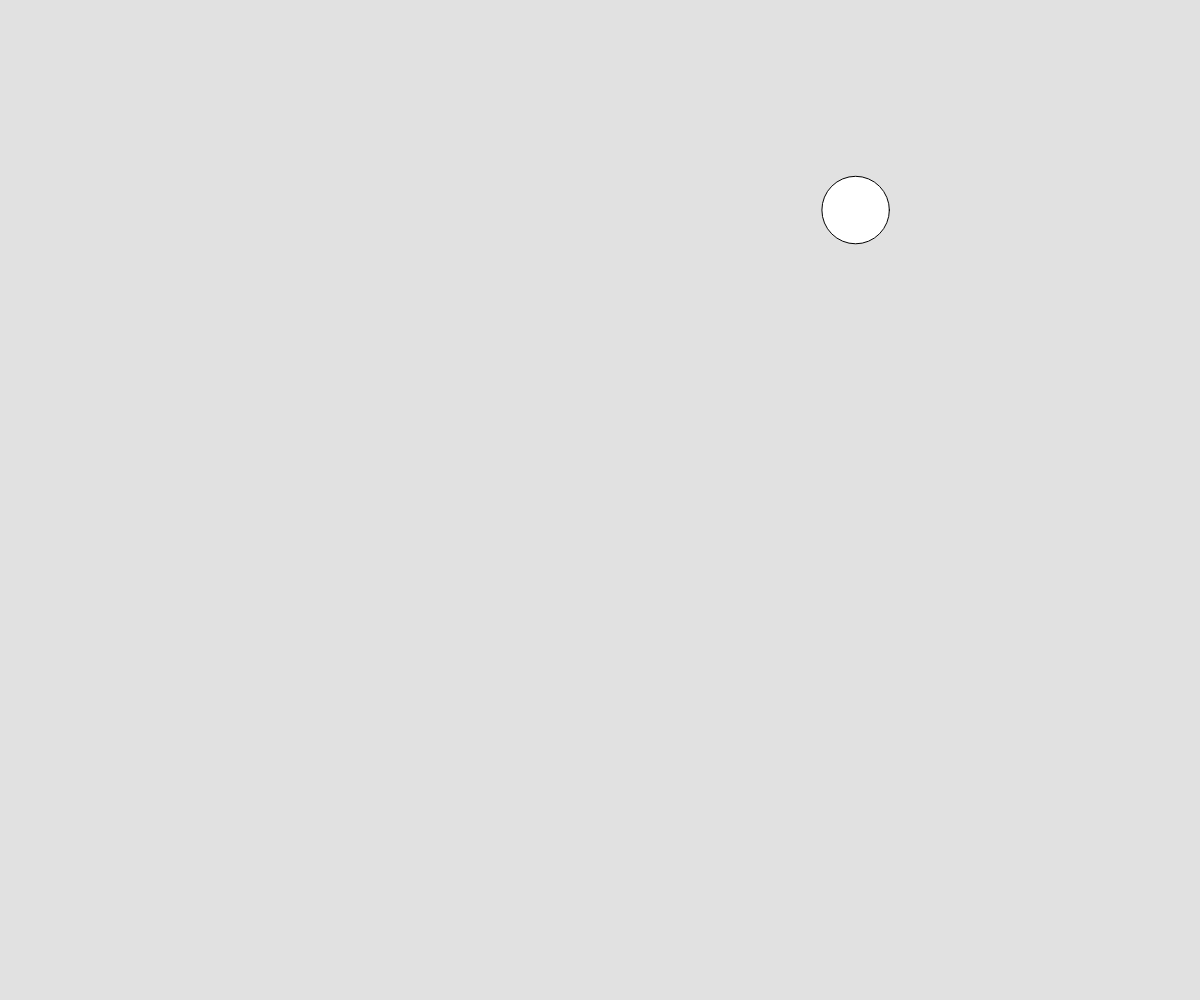
Frame 1 (no input)
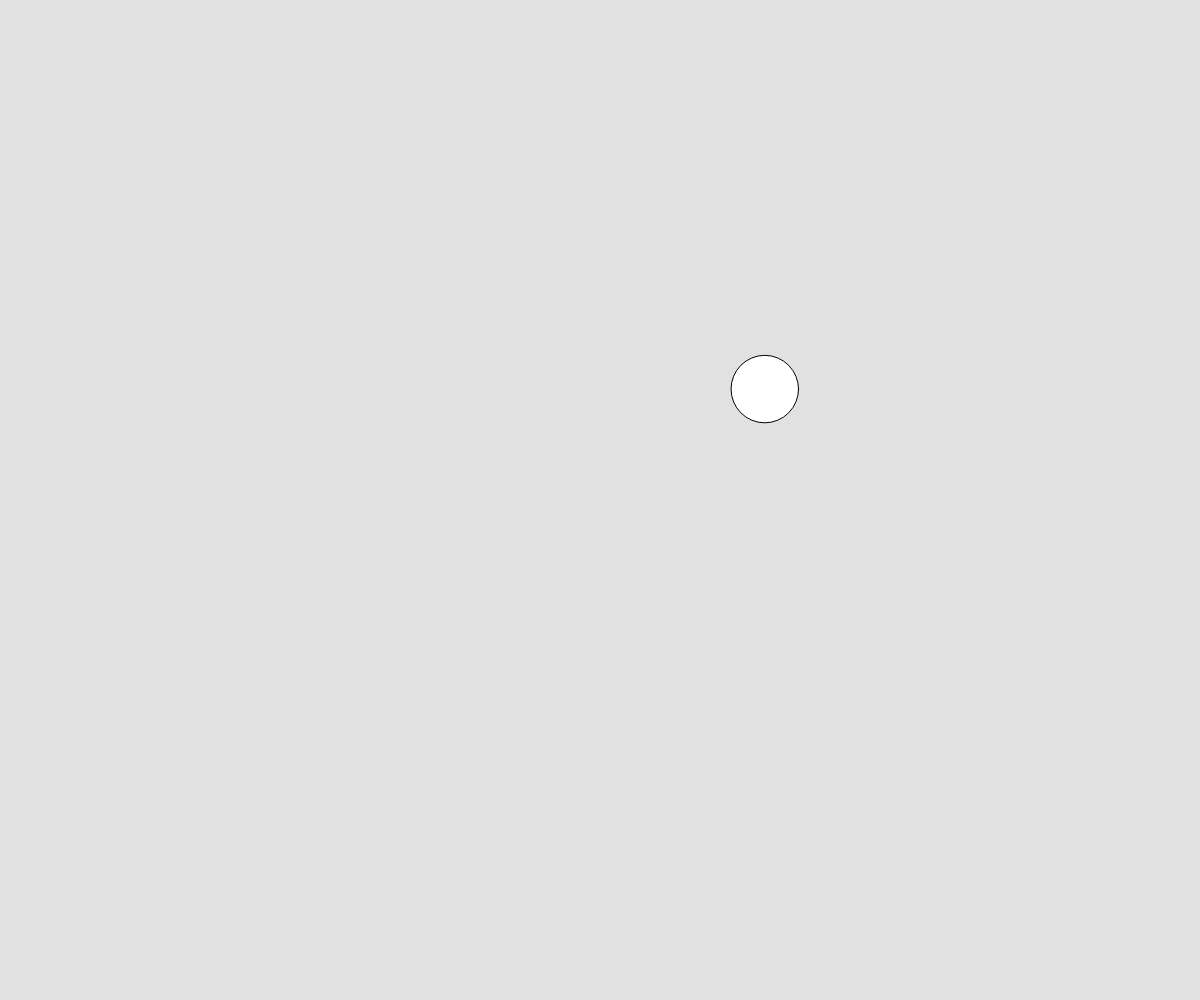
Frame 60 (no input)
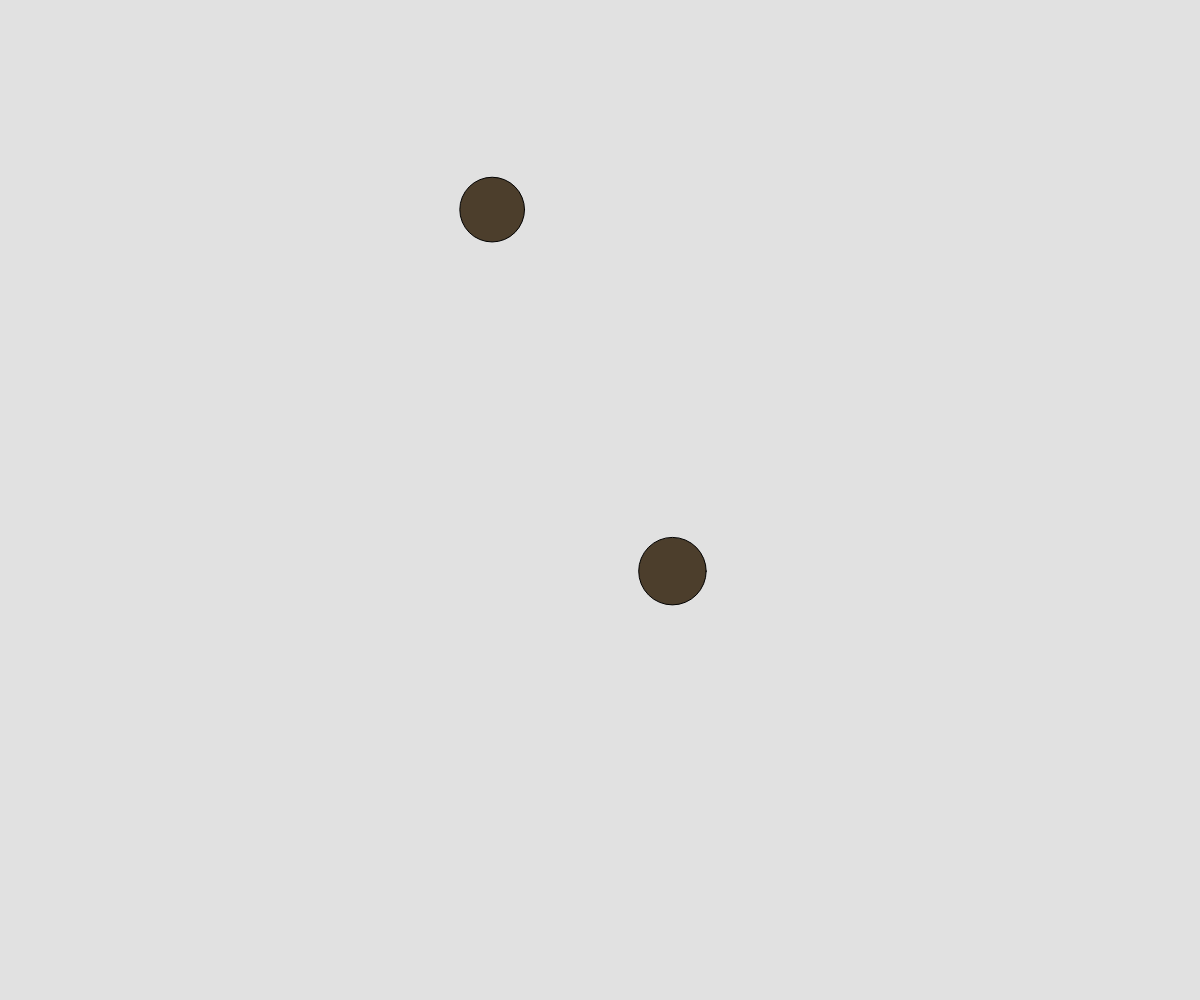
Frame 120 (the mouse pressed at the canvas centre since frame 60)

The p5.js sketch that drew these frames (run headless with seeded random() and noise() and a simulated clock; from frame 60 on, the mouse is pressed at the canvas centre):

// p5.js sketch
// ── sketch.js
// Bouncing Ball Object Demo
// Your Name
// Date
//
// Extra for Experts:
// - describe what you did to take this project "above and beyond"

let ballArray = [];

function setup() {
  createCanvas(windowWidth, windowHeight);
  spownBall();
}

function draw() {
  background(225);
  for(let ball of ballArray){
    moveball(ball);
    displayball(ball);
  }
}

function mousePressed(){
  fill(random(255),random(255),random(255));
  spownBall();
}

function moveball(ball){
  //move ball
  ball.x += ball.dx;
  ball.y += ball.dy;
  console.log(ball);

  // telleport around edge of the screen
  if(ball.x-ball.radius >width){
    ball.x = -ball.radius;
  }
  else if(ball.x+ball.radius < 0){
    ball.x = width + ball.radius;
  }
  if(ball.y-ball.radius>height){
    ball.y = -ball.radius;
  }
  else if(ball.y+ball.radius < 0){
    ball.y = height+ball.radius;
  }
}

function displayball(ball){
  //draw the ciecle
  circle(ball.x, ball.y, ball.radius*2);
}


function spownBall(){
  let someball = {
    x : random(width),
    y : random(height),
    radius : random(15, 40),
    dx : random(-5 ,5),
    dy : random(-5 ,5),
  };
  ballArray.push(someball);
}
